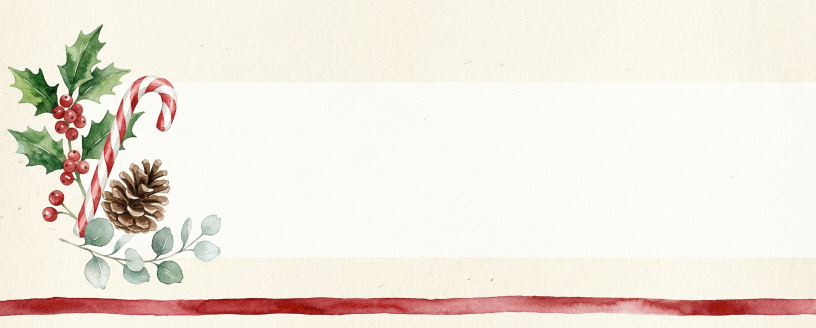
#> input picture assets/raw_banner_noel.png, 1632 x 656 px, found by its file name (shown at 1/2 size)
$ python make_banner_alpha_santa.py assets/raw_banner_noel.png //
#> lines starting #> are read from the running program, lines starting #| are printed output that depends on the picture
#!/usr/bin/env python3
"""
Turn the flat banner art from the image generator into an Excel-ready banner.

Generated PNGs always have a solid background, but the workbook banner sits on
a cream canvas and needs a real alpha channel to blend in.  This tool:

    1. crops the generated image to the banner window (the window covers the
       art band and nothing else)
    2. finds the background colour from the image corners
    3. makes every pixel within TOLERANCE of that colour transparent, with a
       soft 6-step falloff so edges stay smooth
    4. applies the same transparency to near-white and near-black pixels so
       snow, fur and paper tones do not form a box around the artwork
    5. scales the result to the exact banner width and writes banner_X.png

    python3 tools/make_banner_alpha_santa.py assets/raw_banner_noel.png \\
        assets/banner_noel.png
"""

import sys

from PIL import Image

WIN = (0.06, 0.02, 0.68, 0.98)     # l, t, r, b window inside a 1600x640 art
TARGET_W = 996                     # px, matches the insert scale in guide.py
TOLERANCE = 26


def to_alpha(src, dst):
#> called with src = 'assets/raw_banner_noel.png', dst = '//'
    im = Image.open(src).convert("RGB")
#> im is the input picture: PIL image 1632x656 RGB; mean R, G, B 239.5, 232, 222.3
    W, H = im.size
#> W = 1632; H = 656
    l, t, r, b = int(W * WIN[0]), int(H * WIN[1]), int(W * WIN[2]), \
        int(H * WIN[3])
#> l = 97; t = 13; r = 1109; b = 642
    im = im.crop((l, t, r, b))
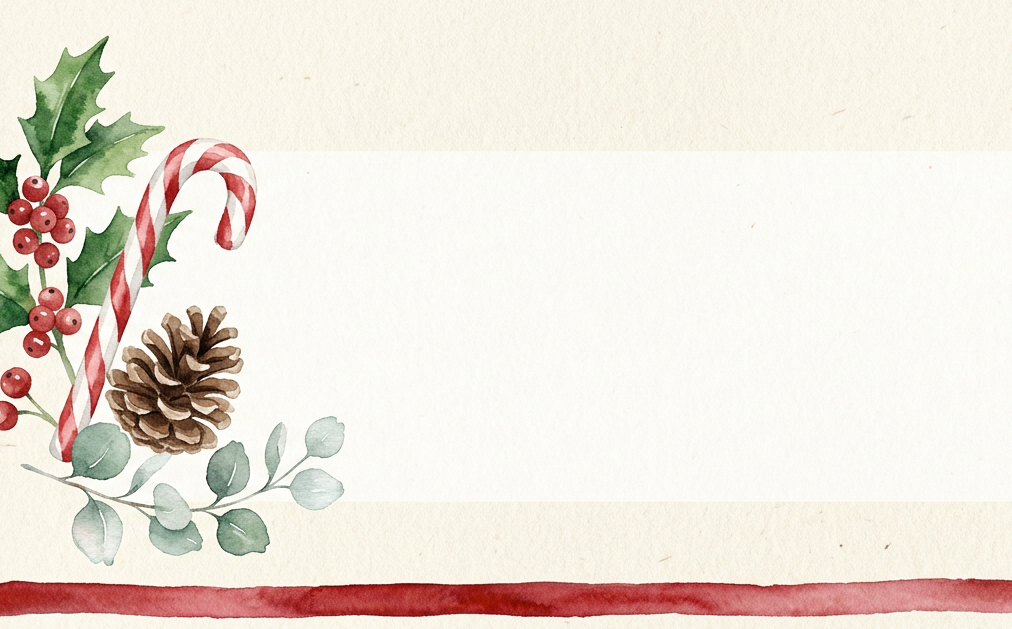
#> im: PIL image 1012x629 RGB; mean R, G, B 236.2, 227.6, 218
    im = im.resize((TARGET_W, int(TARGET_W * (b - t) / (r - l))),
                   Image.LANCZOS)
#> im: PIL image 996x619 RGB
    px = im.load()
    w, h = im.size
#> w = 996; h = 619

    # sample the corner colours: the generator paints a cream/white band
    corners = [px[2, 2], px[w - 3, 2], px[2, h - 3], px[w - 3, h - 3]]
#> corners = [(245, 242, 229), (246, 241, 230), (244, 240, 228), (249, 244, 234)]
    bg = tuple(sum(c[i] for c in corners) // 4 for i in range(3))
#> bg = (246, 241, 230)

    out = Image.new("RGBA", (w, h))
#> out: PIL image 996x619 RGBA; every value is 0
    op = out.load()
    near_white = (250, 250, 248)
    near_black = (28, 26, 32)
    for y in range(h):
        for x in range(w):
            r_, g_, b_ = px[x, y]
            dist = max(abs(r_ - bg[0]), abs(g_ - bg[1]), abs(b_ - bg[2]))
            a = 255
            if dist <= TOLERANCE:
                a = 0
            elif dist <= TOLERANCE + 6:
                a = int(255 * (dist - TOLERANCE) / 6)
            else:
                for ref in (near_white, near_black):
                    d2 = max(abs(r_ - ref[0]), abs(g_ - ref[1]),
                             abs(b_ - ref[2]))
                    if d2 <= 10:
                        a = min(a, int(255 * d2 / 10))
            op[x, y] = (r_, g_, b_, a)
    out.save(dst)
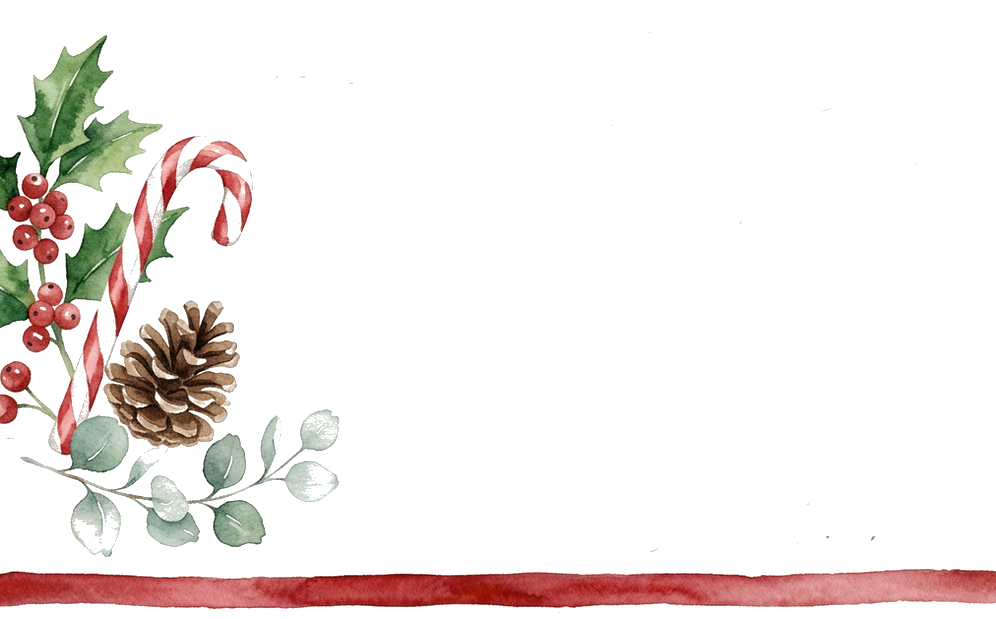
#> saved as : PIL image 996x619 RGBA; mean R, G, B, A 236.2, 227.6, 218, 39; transparent parts drawn white
    print("%s -> %s  (%dx%d, bg=%s)" % (src, dst, w, h, bg))
#| assets/raw_banner_noel.png -> //  (996x619, bg=(246, 241, 230))


if __name__ == "__main__":
    if len(sys.argv) != 3:
        print("usage: make_banner_alpha_santa.py RAW.png OUT.png")
        sys.exit(1)
    to_alpha(sys.argv[1], sys.argv[2])
